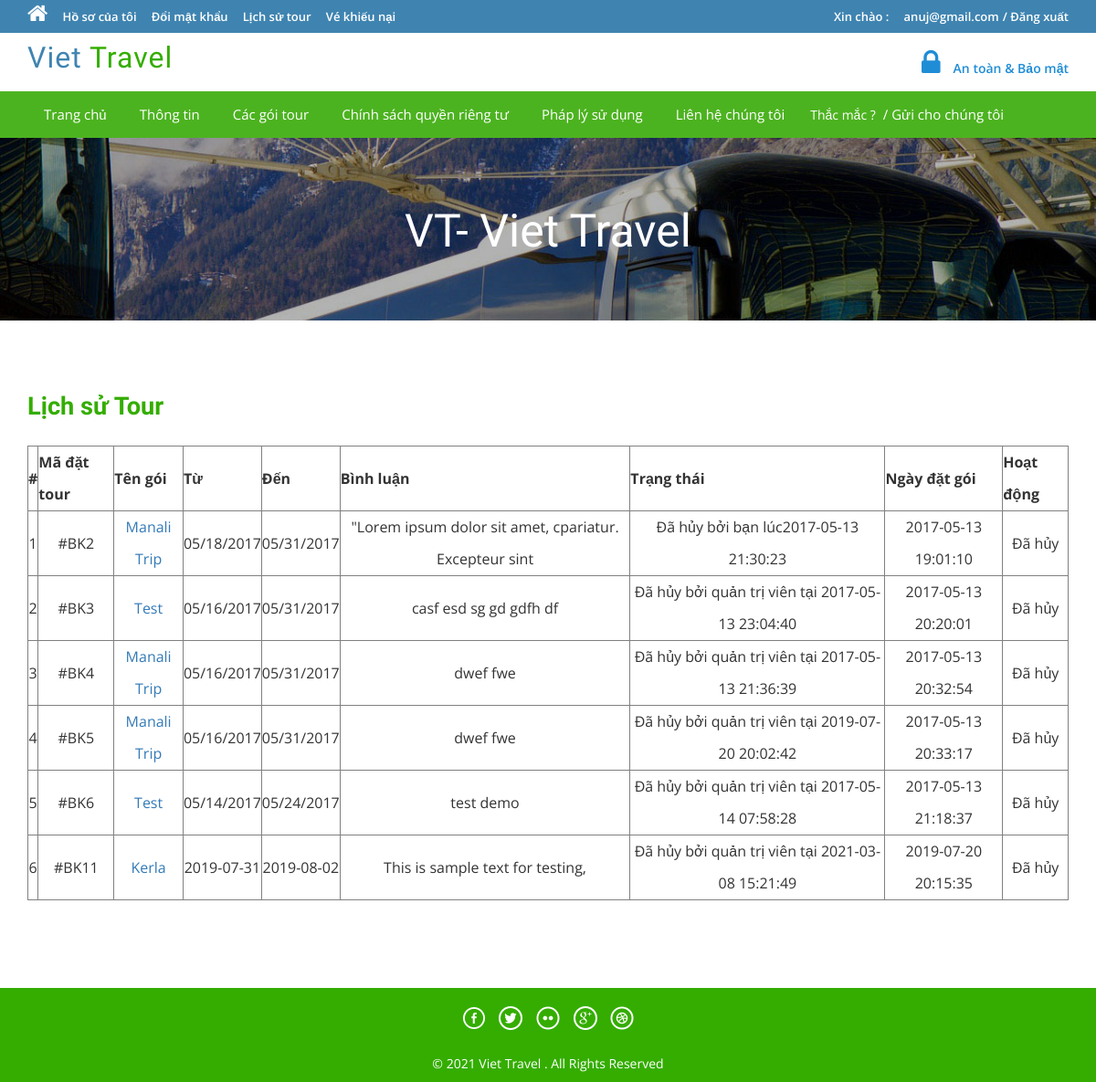
Page /tms/tour-history.php (signed in) on the committed database.
### tables this page shows
CREATE TABLE `tblbooking` (
  `BookingId` int(11) NOT NULL,
  `PackageId` int(11) DEFAULT NULL,
  `UserEmail` varchar(100) DEFAULT NULL,
  `FromDate` varchar(100) DEFAULT NULL,
  `ToDate` varchar(100) DEFAULT NULL,
  `Comment` mediumtext DEFAULT NULL,
  `RegDate` timestamp NULL DEFAULT current_timestamp(),
  `status` int(11) DEFAULT NULL,
  `CancelledBy` varchar(5) DEFAULT NULL,
  `UpdationDate` timestamp NULL DEFAULT NULL ON UPDATE current_timestamp()
);

CREATE TABLE `tbltourpackages` (
  `PackageId` int(11) NOT NULL,
  `PackageName` varchar(200) DEFAULT NULL,
  `PackageType` varchar(150) DEFAULT NULL,
  `PackageLocation` varchar(100) DEFAULT NULL,
  `PackagePrice` int(11) DEFAULT NULL,
  `PackageFetures` varchar(255) DEFAULT NULL,
  `PackageDetails` mediumtext DEFAULT NULL,
  `PackageImage` varchar(100) DEFAULT NULL,
  `Creationdate` timestamp NULL DEFAULT current_timestamp(),
  `UpdationDate` timestamp NULL DEFAULT NULL ON UPDATE current_timestamp()
);

### tms/tour-history.php (the view, shortened to what this page needs)
<?php
include('includes/config.php');
if(strlen($_SESSION['login'])==0)
	{
header('location:index.php');
}
else{
?>
<!DOCTYPE HTML>
<html>
<head>
<link href="css/bootstrap.css" rel='stylesheet' type='text/css' />
<link href="css/style.css" rel='stylesheet' type='text/css' />
<link href="css/font-awesome.css" rel="stylesheet">
<link href="css/animate.css" rel="stylesheet" type="text/css" media="all">
</head>
<body>
<div class="top-header">
<?php include('includes/header.php');?>
<div class="banner-1 ">
	<div class="container">
		<h1 class="wow zoomIn animated animated" data-wow-delay=".5s" style="visibility: visible; animation-delay: 0.5s; animation-name: zoomIn;">VT- Viet Travel</h1>
	</div>
</div>
<div class="privacy">
	<div class="container">
		<h3 class="wow fadeInDown animated animated" data-wow-delay=".5s" style="visibility: visible; animation-delay: 0.5s; animation-name: fadeInDown;">Lịch sử Tour</h3>
		<form name="chngpwd" method="post" onSubmit="return valid();">
	<p>
	<table border="1" width="100%">
<tr align="center">
<th>#</th>
<th>Mã đặt tour</th>
<th>Tên gói</th>
<th>Từ</th>
<th>Đến</th>
<th>Bình luận</th>
<th>Trạng thái</th>
<th>Ngày đặt gói</th>
<th>Hoạt động</th>
</tr>
<?php
$uemail=$_SESSION['login'];;
$sql = "SELECT tblbooking.BookingId as bookid,tblbooking.PackageId as pkgid,tbltourpackages.PackageName as packagename,tblbooking.FromDate as fromdate,tblbooking.ToDate as todate,tblbooking.Comment as comment,tblbooking.status as status,tblbooking.RegDate as regdate,tblbooking.CancelledBy as cancelby,tblbooking.UpdationDate as upddate from tblbooking join tbltourpackages on tbltourpackages.PackageId=tblbooking.PackageId where UserEmail=:uemail";
$query = $dbh->prepare($sql);
$query -> bindParam(':uemail', $uemail, PDO::PARAM_STR);
$query->execute();
$results=$query->fetchAll(PDO::FETCH_OBJ);
$cnt=1;
if($query->rowCount() > 0)
{
foreach($results as $result)
{	?>
<tr align="center">
<td><?php echo htmlentities($cnt);?></td>
<td>#BK<?php echo htmlentities($result->bookid);?></td>
<td><a href="package-details.php?pkgid=<?php echo htmlentities($result->pkgid);?>"><?php echo htmlentities($result->packagename);?></a></td>
<td><?php echo htmlentities($result->fromdate);?></td>
<td><?php echo htmlentities($result->todate);?></td>
<td><?php echo htmlentities($result->comment);?></td>
<td><?php if($result->status==0)
{
echo "Đang chờ xử lý";
}
if($result->status==2 and  $result->cancelby=='u')
{
echo "Đã hủy bởi bạn lúc" .$result->upddate;
}
if($result->status==2 and $result->cancelby=='a')
{
echo "Đã hủy bởi quản trị viên tại " .$result->upddate;
}
?></td>
<td><?php echo htmlentities($result->regdate);?></td>
<?php if($result->status==2)
{
	?><td>Đã hủy</td>
<?php } else {?>
<td><a href="tour-history.php?bkid=<?php echo htmlentities($result->bookid);?>" onclick="return confirm('Bạn có thực sự muốn hủy đặt phòng không!')" >Hủy</a></td>
<?php }?>
</tr>
<?php $cnt=$cnt+1; }} ?>
	</table>
			</p>
			</form>
	</div>
</div>
<?php include('includes/footer.php');?>
</body>
</html>
<?php } ?>

### tms/css/style.css (style rules this page uses)
html, body { font-size: 100%; background: #fff; font-family: 'Open Sans', sans-serif; }
body a,.grid_1,plan_1,plan_1.one,plan_1.two,i.icon1, i.icon2, i.icon3, i.icon4, i.icon5, i.icon6 { transition:0.5s all; -webkit-transition:0.5s all; -moz-transition:0.5s all; -o-transition:0.5s all; -ms-transition:0.5s all; }
h1,h2,h3,h4,h5,h6 { margin:0; font-family: 'Roboto Condensed', sans-serif; }
p { margin:0; }
.top-header { background-color: #3F84B1; border-bottom: 0 none; height: 36px; line-height: 35px; }
.banner-1 { background: url(../images/3.jpg)no-repeat; background-size: cover; -webkit-background-size: cover; -o-background-size: cover; -ms-background-size: cover; -moz-background-size: cover; min-height:200px; }
.banner-1 h1 { font-size: 50px; margin-bottom: 40px; padding: 1.5em 0 0; text-align: center; color: #ffffff; }
.privacy h3 { color: #34AD00; font-size: 1.7em; font-weight: 700; margin-bottom: 1em; }
.privacy { padding: 5em 0; }
.privacy p { font-size: 1em; line-height: 1.8em; color: #999; margin: 1em 0; }

### rows in the picture
tblbooking: BookingId "2", PackageId.PackageName "Manali Trip", FromDate "05/18/2017", ToDate "05/31/2017", Comment "\"Lorem ipsum dolor sit amet, cpariatur. Excepteur sint", UpdationDate "2017-05-13 21:30:23", RegDate "2017-05-13 19:01:10", status "Đã hủy"
tblbooking: BookingId "3", PackageId.PackageName "Test", FromDate "05/16/2017", ToDate "05/31/2017", Comment "casf esd sg gd gdfh df", UpdationDate "2017-05-13 23:04:40", RegDate "2017-05-13 20:20:01", status "Đã hủy"
tblbooking: BookingId "4", PackageId.PackageName "Manali Trip", FromDate "05/16/2017", ToDate "05/31/2017", Comment "dwef fwe", UpdationDate "2017-05-13 21:36:39", RegDate "2017-05-13 20:32:54", status "Đã hủy"
tblbooking: BookingId "5", PackageId.PackageName "Manali Trip", FromDate "05/16/2017", ToDate "05/31/2017", Comment "dwef fwe", UpdationDate "2019-07-20 20:02:42", RegDate "2017-05-13 20:33:17", status "Đã hủy"
tblbooking: BookingId "6", PackageId.PackageName "Test", FromDate "05/14/2017", ToDate "05/24/2017", Comment "test demo", UpdationDate "2017-05-14 07:58:28", RegDate "2017-05-13 21:18:37", status "Đã hủy"
tblbooking: BookingId "11", PackageId.PackageName "Kerla", FromDate "2019-07-31", ToDate "2019-08-02", Comment "This is sample text for testing,", UpdationDate "2021-03-08 15:21:49", RegDate "2019-07-20 20:15:35", status "Đã hủy"

### other values in the picture
$_SESSION['login'] "anuj@gmail.com"
